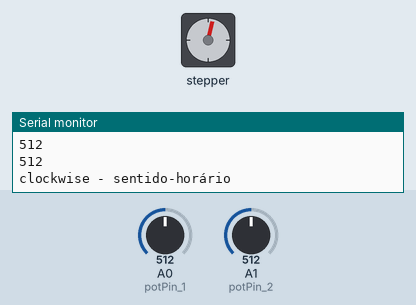
Recording of a sketch running on a simulated Arduino Uno, built with avr-gcc and run on an emulated ATmega328P. On the bench: stepper motor, the last lines printed to the serial monitor. The inputs (shaded band) are chosen by the test bench; at power-on: A1 (potPin_2) = 512, A0 (potPin_1) = 512. Stepper angles assume 200 steps per turn.

Above: at 1.4 s.
1.5 s: A1 (potPin_2) set to 716
At 2.0 s:
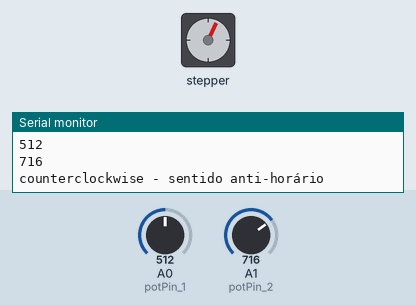
4.8 s: A0 (potPin_1) set to 306
At 6.0 s:
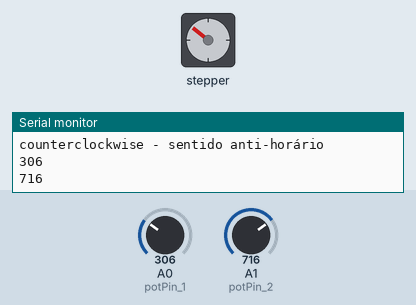
8.1 s: A0 (potPin_1) set to 122
At 8.73 s:
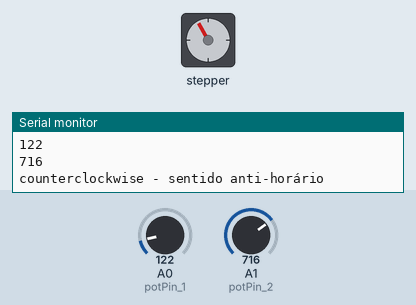
11.4 s: A0 (potPin_1) set to 9
At 11.79 s:
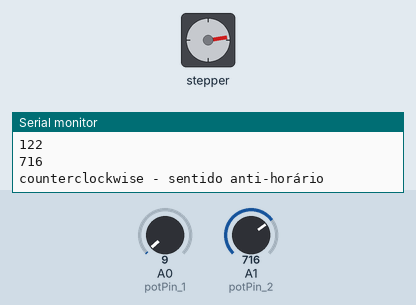
14.7 s: A0 (potPin_1) set to 6
18.0 s: A1 (potPin_2) set to 511
Timing chart, 0 to 22.3 s (numbered marks = the images above; inputs shaded):
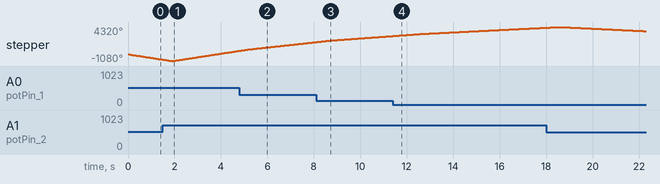

The sketch:

dois_potenciometros.ino
```cpp
//O objetivo deste código é controlar a velocidade de giro do motor de passo e sua direção de acordo com os valores de dois potenciômetros!

// ========================================================================================================
// --- Bibliotecas Auxiliares ---
#include <Stepper.h>   //Biblioteca para controle de motor de passo

// ========================================================================================================
// --- MAPEAMENTO DE HARDWARE ---
#define   in1   8      //Entrada 1 do ULN2003 (digital)
#define   in2   9      //Entrada 2 do ULN2003 (digital)
#define   in3  10      //Entrada 3 do ULN2003 (digital)
#define   in4  11      //Entrada 4 do ULN2003 (digital)

// ========================================================================================================
// --- CONSTANTES AUXILIARES ---

const int stepsPerRevolution = 200;  // Aqui você altera o número de passos por revolução do motor
const int potPin_1 = A0; // Pino do potenciômetro 1 - Analógica 0
const int potPin_2 = A1; // Pino do potenciômetro 2 - Analógica 1

// ========================================================================================================
// --- DECLARAÇÃO DE OBJETOS ---

Stepper myStepper(stepsPerRevolution, in1,in3,in2,in4); //Criação do objeto motor de passo, atribuindo como argumentos da função o número de passos por revolução e as 4 entradas digitais da placa

// ========================================================================================================
// --- CONFIGURAÇÕES INICIAIS ---

void setup()
{
  myStepper.setSpeed(160); // Use esta função para definir as rotações por minuto (RPM) do motor
  Serial.begin(9600); // Inicializa a comunicação serial com uma taxa de 9600 baud

} //Fim da função setup()

// ========================================================================================================

// --- LOOP INFINITO ---

void loop()
{

  //CONFIGURAÇÕES DO PRIMEIRO POTENCIÔMETRO - CONTROLA A VELOCIDADE DO MOTOR

  int potValue_1 = analogRead(potPin_1);    // Lê o valor de 0 a 1023 do primeiro potenciômetro

  // 1) Mapeia o valor do potenciômetro para a velocidade do motor
  // 2) Neste caso estamos definindo que no valor 0 do potenciômetro o motor gira em 30 RPM (mínimo) e, no valor 1023 do potenciômetro o motor gira em 160 RPM (máximo)
  // 3) Altere os valores conforme necessário

  int motorSpeed = map(potValue_1, 0, 1023, 30, 160);

  //Serial.println("Valor do primeiro potenciômetro: ");
  Serial.println(potValue_1); // Envia o valor lido para o monitor serial

  myStepper.setSpeed(motorSpeed); // Define a velocidade do motor em passos por minuto (PPM)

  //------------------------------------------------------------------------------------------------------------------------------//

  //CONFIGURAÇÕES DO SEGUNDO POTENCIÔMETRO - CONTROLA O SENTIDO DE GIRO / DIREÇÃO DO MOTOR - HORÁRIO OU ANTI-HORÁRIO

  int potValue_2 = analogRead(potPin_2); // Lê o valor de 0 a 1023 do segundo potenciômetro

  //Serial.println("Valor do segundo potenciômetro: ");
  Serial.println(potValue_2); // Envia o valor lido para o monitor serial

  //BLOCO CONDICIONAL PARA DETERMINAR A DIREÇÃO DO MOTOR

  if(potValue_2 <= 512){ // Se o valor analógico do segundo potenciômetro for menor ou igual 512 (aproximadamente a metade de 10223), o motor irá girar no sentido horário

    Serial.println("clockwise - sentido-horário");
    myStepper.step(-stepsPerRevolution); // Função que permite o giro do motor no sentido horário (basta retirar o sinal negativo para inverter o sentido)
  }
  else{ // Caso a condição acima não seja verdadeira, o motor irá girar no sentido anti-horário

    Serial.println("counterclockwise - sentido anti-horário"); // Enquanto a condição acima for verdadeira, o motor irá girar no sentido anti-horário
    myStepper.step(stepsPerRevolution); // Função que permite o giro do motor no sentido anti-horário (basta acrescentar o sinal negativo para inverter o sentido)
  }

} // FIM FA FUNÇÃO loop()
```
